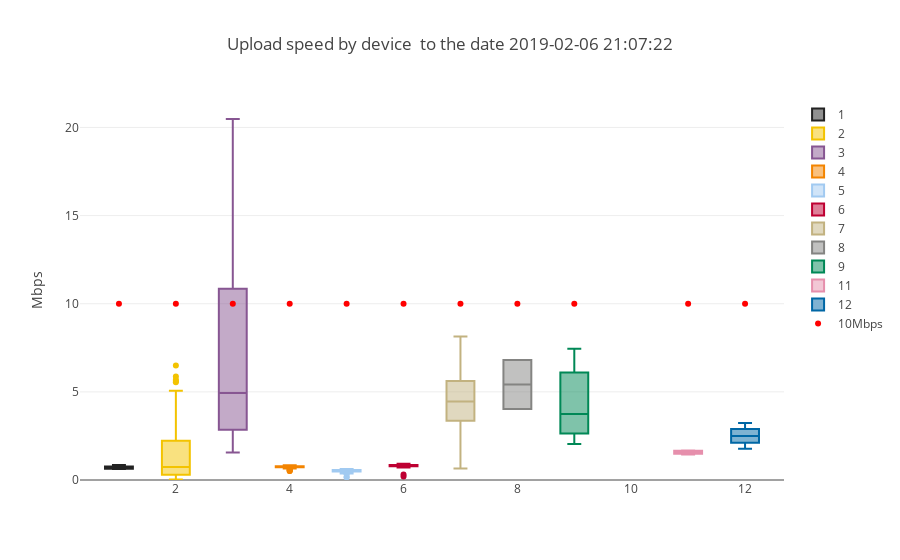

Here is the notebook cell this chart was saved with:
### Code cell
simple_boxplot(dataframe=upload_df,plot_value='UPLOAD',sort_value='SK_PI',
               title="Upload speed by device "+ title_tail,
               ytitle="Mbps", uploadline=True)
